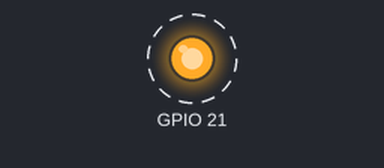
The program below on a simulated Raspberry Pi (BCM pin numbers). On the bench: output pins drawn as LEDs (lit = HIGH). Dashed ring = blinking.

Above: at 0.5 s.
Timing chart, 0 to 3.5 s (numbered marks = the images above):
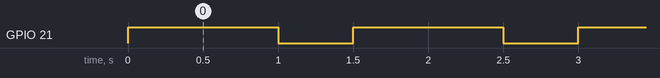

The program:

gpio_new.py
```python
# Write your code here :-)

import RPi.GPIO as GPIO
import time

# Deshabilitamos advertencias
GPIO.setwarnings(False)

# Desfinimos tipo de enumeracion
GPIO.setmode(GPIO.BCM)

# Definimos el pin 21 como salida con estado inicial en 0
GPIO.setup(21, GPIO.OUT)

# LOOP
while True:
   # Elegimos un pin (21) y lo ponemos en estado 1
    GPIO.output(21,True)
    time.sleep(1) # Tiempo en segundos
    # Elegimos un pin (21) y lo ponemos en estado 0
    GPIO.output(21, False)
    time.sleep(0.5) # Tiempo en segundos
```

Measured:
- by itself, GPIO 21: alternates HIGH for 1.0 s and LOW for 0.50 s
